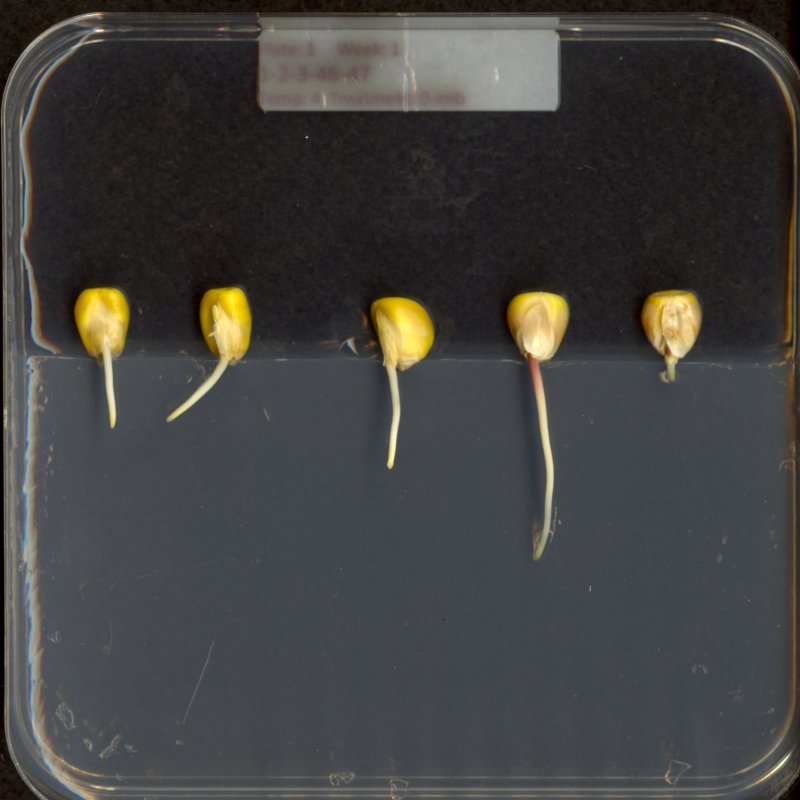
#> input picture tutorial_figures/maize-seedlings.tif, 800 x 800 px
$ jupyter execute 3_drawing_bitwise_operations.ipynb   (shell and % lines are left out)
#> lines starting #> are read from the running program, lines starting #| are printed output that depends on the picture; after the words box and inside, x2 and y2 are one past the last pixel; in counts of white or black regions, pixels touching at a corner belong together
[cell 1]
import imageio.v3 as iio
import ipympl
import matplotlib.pyplot as plt
import numpy as np
import skimage as ski

[cell 2]
maize_seedlings = iio.imread(uri="tutorial_figures/maize-seedlings.tif")
#> maize_seedlings is the input picture: shape (800, 800, 3); mean R, G, B 66.1, 65.7, 64.6

fig, ax = plt.subplots()

mask = np.ones(shape=maize_seedlings.shape[0:2], dtype="bool")
rr, cc = ski.draw.rectangle(start=(357, 44), end=(740, 720))
mask[rr, cc] = False

maize_seedlings[mask] = 0
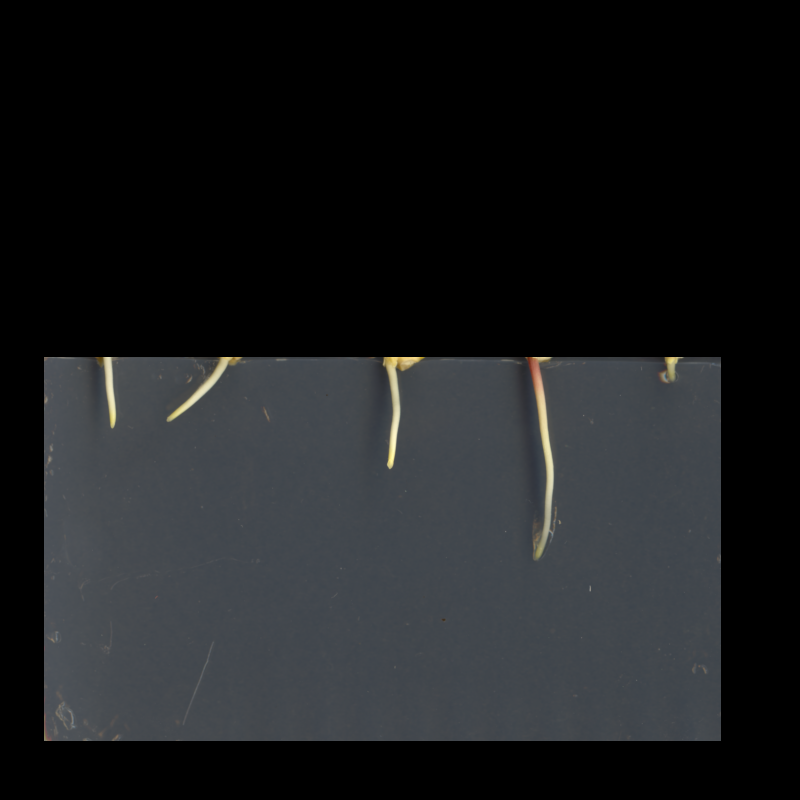
#> maize_seedlings: shape (800, 800, 3); mean R, G, B 28.4, 30.2, 31.9

ax.imshow(maize_seedlings)

fig, ax = plt.subplots()
ax.imshow(mask, cmap = "gray")
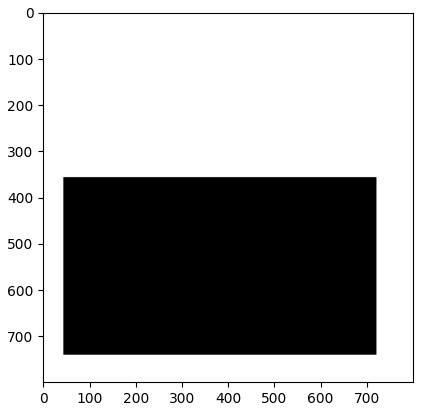
#> figure drawn by matplotlib, 1 panel

[cell 3]
canvas = np.zeros(shape=(600, 800, 3), dtype="uint8")

fig, ax = plt.subplots()


rr, cc = ski.draw.disk(center=(100, 100), radius=50)
canvas[rr, cc] = (255, 255, 255)
rr, cc = ski.draw.rectangle(start=(50,50), end=(110, 200))
canvas[rr, cc] = (255, 125, 0)
rr, cc = ski.draw.line(r0=100, c0=500, r1= 300, c1=100)
canvas[rr, cc] = (175, 178, 255)


ax.imshow(canvas)
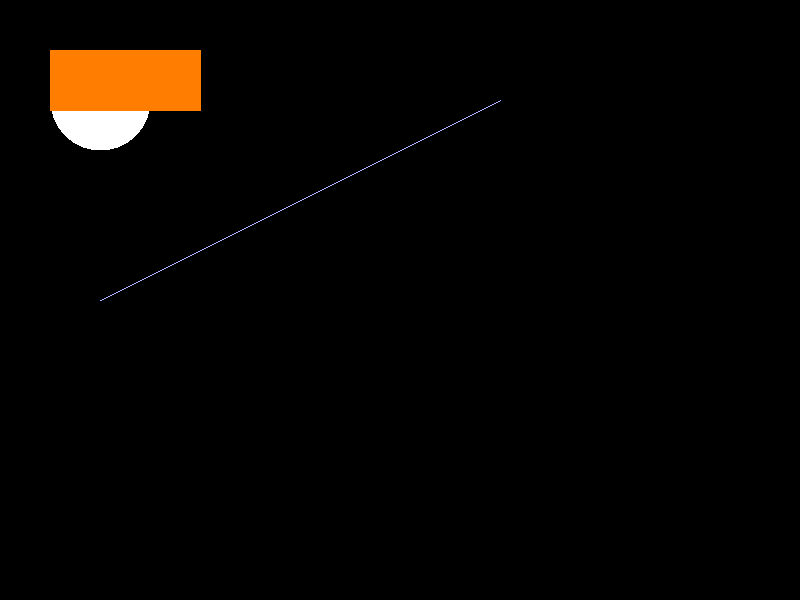
#> shown: shape (600, 800, 3); mean R, G, B 6.6, 4.1, 1.7

[cell 4]
daylily = iio.imread(uri="tutorial_figures/daylily.jpg")
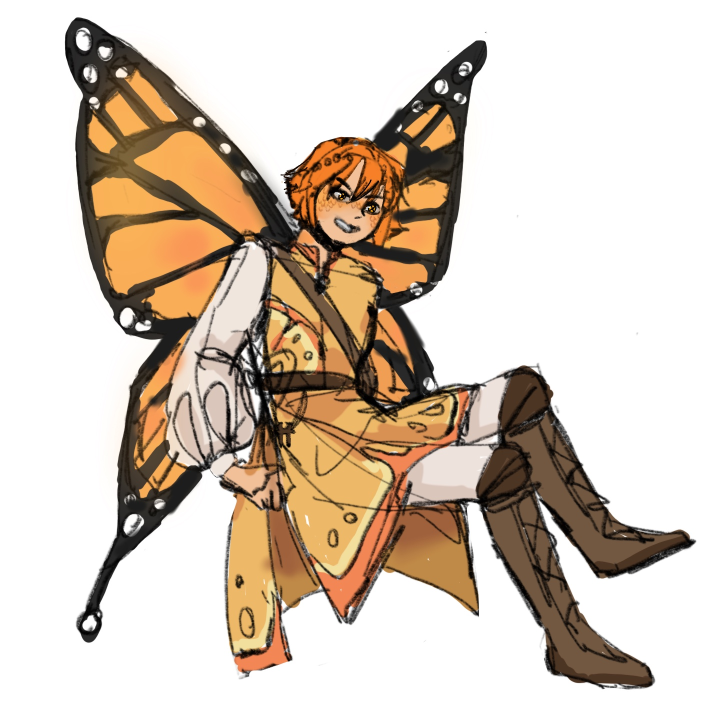
#> input picture tutorial_figures/daylily.jpg, 1437 x 1417 px (shown at 1/2 size)
#> daylily is the input picture: shape (1417, 1437, 3); mean R, G, B 212.1, 198.7, 185

fig, ax = plt.subplots()

mask = np.zeros(shape=daylily.shape[0:2], dtype="bool")
rr, cc = ski.draw.rectangle(start=(320, 620), end=(460, 760))

mask[rr, cc] = True
daylily[mask] = (250, 125, 0)
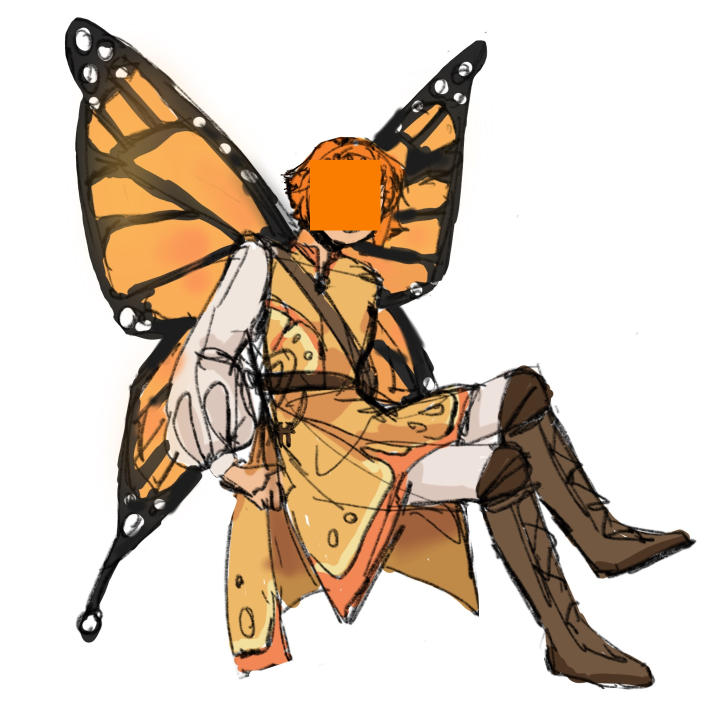
#> daylily: shape (1417, 1437, 3) (shown at 1/2 size); 0.98% of pixels changed, all inside (x1, y1, x2, y2) = (620, 320, 761, 461)

ax.imshow(daylily)

[cell 5]
wellplates = iio.imread(uri="tutorial_figures/wellplate-01.jpg")
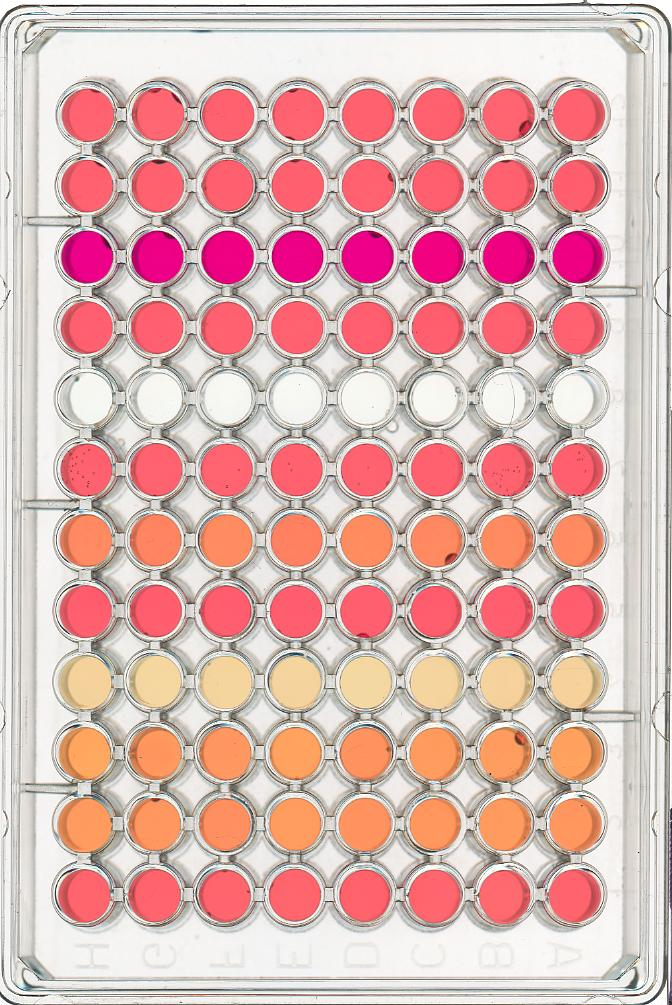
#> input picture tutorial_figures/wellplate-01.jpg, 672 x 1005 px
#> wellplates is the input picture: shape (1005, 672, 3); mean R, G, B 220.1, 181, 177.8
wellplates = np.array(wellplates)

mask = np.ones(shape=wellplates.shape[0:2], dtype="bool")

with open('tutorial_figures/centers.txt', 'r') as file:
#> (reads tutorial_figures/centers.txt from the repository)
    for line in file:
        center = line.split()
        center = [int(center[0]), int(center[1])]
        rr, cc = ski.draw.disk(center=(center[1], center[0]), radius = 20)
        mask[rr, cc] = False

wellplates[mask] = 0
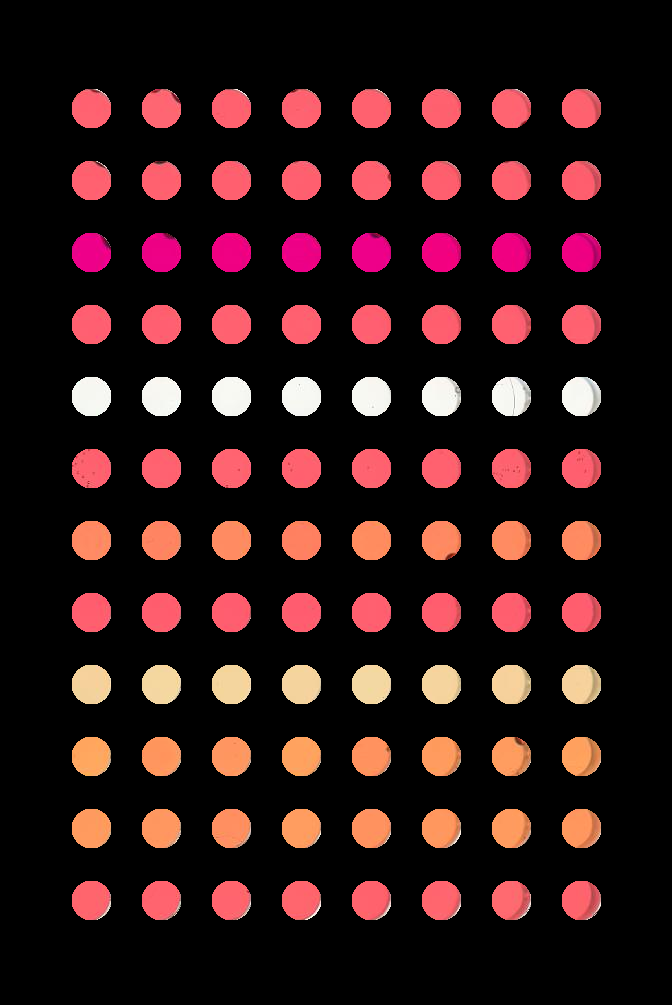
#> wellplates: shape (1005, 672, 3); mean R, G, B 43.7, 21.7, 21.7

fig, ax = plt.subplots()

ax.imshow(wellplates)

[cell 6]
wellplates = iio.imread(uri="tutorial_figures/wellplate-01.jpg")
wellplates = np.array(wellplates)

mask = np.ones(shape=wellplates.shape[0:2], dtype="bool")


cy = 108
for i in range(12):
    cx = 91
    for j in range(8):
        rr, cc = ski.draw.disk(center=[cy, cx], radius=20)
        cx = cx + 70
        mask[rr, cc] = False
    cy = cy + 72


wellplates[mask] = 0

fig, ax = plt.subplots()

ax.imshow(wellplates)
